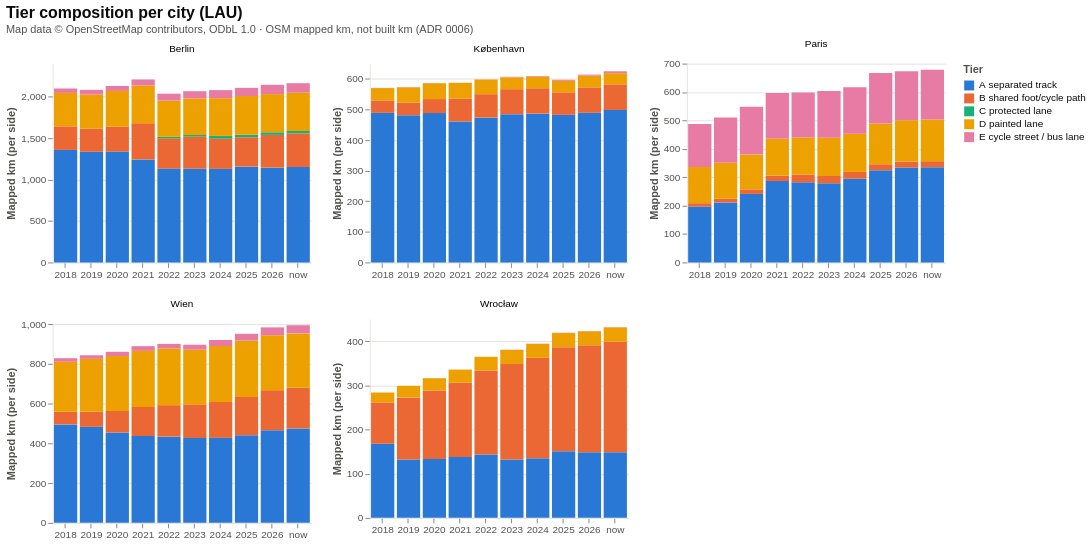

Express this chart as Vega-Lite.
### Vega-Lite specification from a JSON file in a GitHub repository (floating-point values rounded to 4 significant figures; data arrays with more than 128 entries replaced by an {"elided": "..."} marker saying what was removed)
{"config": {"view": {"continuousWidth": 300, "continuousHeight": 300, "stroke": null}, "axis": {"domainColor": "#e4e3df", "gridColor": "#e4e3df", "labelColor": "#52514e", "titleColor": "#52514e"}, "legend": {"labelColor": "#0b0b0b", "labelLimit": 260, "titleColor": "#52514e"}, "title": {"color": "#0b0b0b", "subtitleColor": "#52514e", "subtitleFontSize": 11}}, "data": {"values": {"elided": "250 records"}}, "facet": {"field": "city", "title": null, "type": "nominal"}, "spec": {"mark": {"type": "bar"}, "encoding": {"color": {"field": "tier_label", "scale": {"domain": ["A separated track", "B shared foot/cycle path", "C protected lane", "D painted lane", "E cycle street / bus lane"], "range": ["#2a78d6", "#eb6834", "#1baf7a", "#eda100", "#e87ba4"]}, "title": "Tier", "type": "nominal"}, "order": {"field": "tier", "type": "nominal"}, "tooltip": [{"field": "city", "type": "nominal"}, {"field": "label", "type": "nominal"}, {"field": "tier_label", "title": "tier", "type": "nominal"}, {"field": "km", "format": ".1f", "type": "quantitative"}], "x": {"axis": {"labelAngle": 0}, "field": "label", "sort": ["2018", "2019", "2020", "2021", "2022", "2023", "2024", "2025", "2026", "now"], "title": null, "type": "ordinal"}, "y": {"field": "km", "stack": "zero", "title": "Mapped km (per side)", "type": "quantitative"}}, "height": 200, "width": 260}, "columns": 3, "resolve": {"axis": {"x": "independent"}, "scale": {"y": "independent"}}, "title": {"text": "Tier composition per city (LAU)", "anchor": "start", "fontSize": 16, "subtitle": "Map data © OpenStreetMap contributors, ODbL 1.0 · OSM mapped km, not built km (ADR 0006)"}, "$schema": "https://vega.github.io/schema/vega-lite/v6.4.1.json"}
